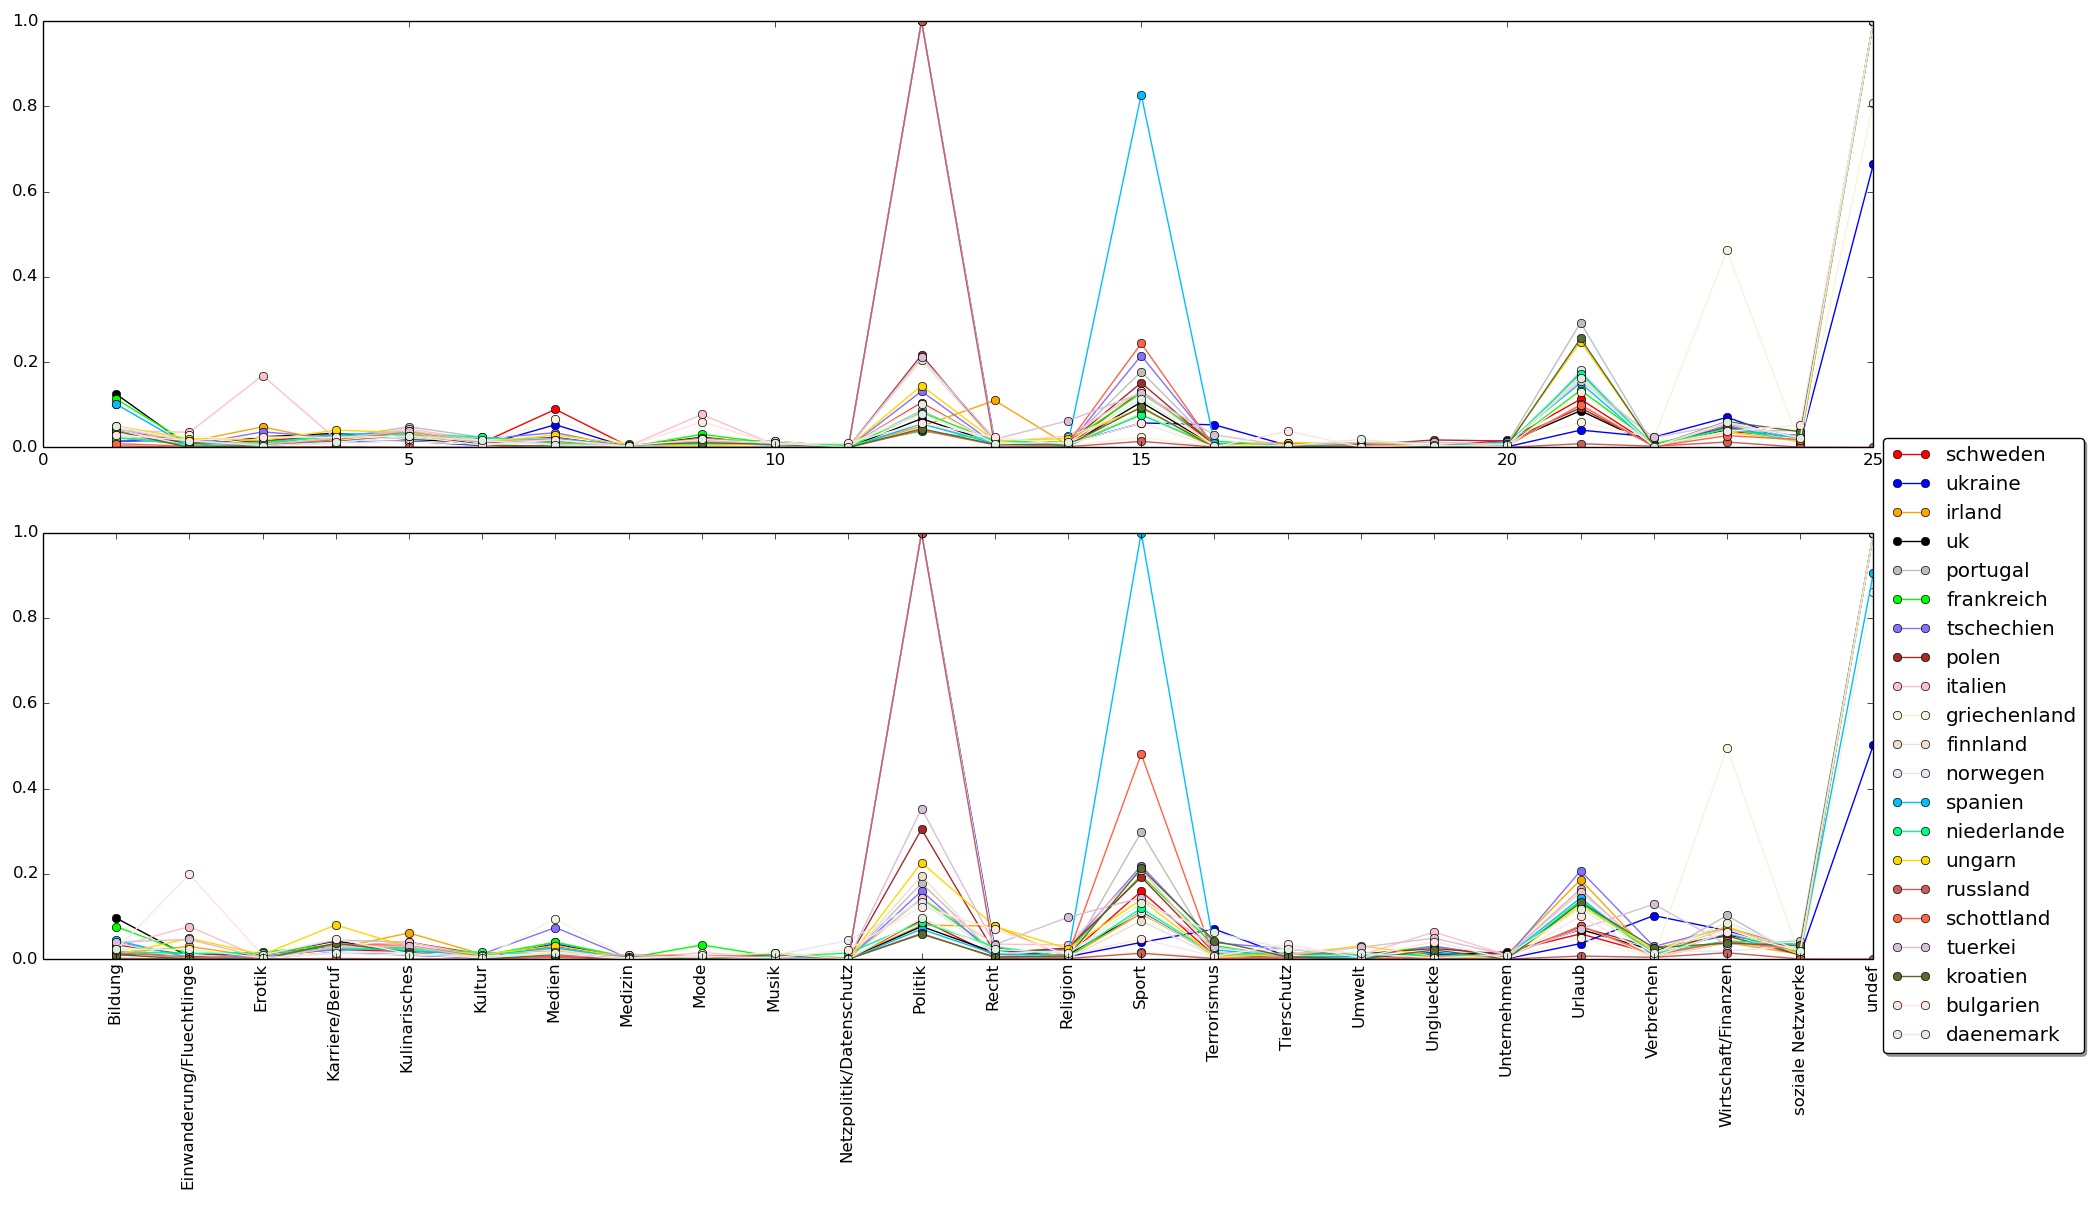

Python code for this plot:
# -*- coding: utf-8 -*-
"""
Created on Tue Apr 28 09:53:01 2015

@author: Niklas Bendixen
"""
#import pylab as P
#import numpy as np
import matplotlib.pyplot as plt
#from matplotlib import figure
#import pylab
from scipy.stats import uniform
#from sklearn import preprocessing
#import sys

readfile = open("../SentimentAnalysis/sentiment_analysed_tweets.txt", "r")
ranking_file_all = open("data_ranking_all.txt", "w")
ranking_file_pos = open("data_ranking_pos.txt", "w")
ranking_file_neg = open("data_ranking_neg.txt", "w")

### Arrays
countries = []
topics = []

for line in readfile:
    line = line.strip().replace("\xfc", "ue").replace("\xe4", "ae").split('\t')
    if line[2] not in countries:
        countries.append(line[2])
    if line[1] not in topics:
        topics.append(line[1])

#print countries
#print topics

### Dictionaries
dict_all = {}
dict_pos = {}
dict_neg = {}

for i in countries:
    dict_all[i] = [0]*len(topics)
    dict_pos[i] = [0]*len(topics)
    dict_neg[i] = [0]*len(topics)

readfile = open("../SentimentAnalysis/sentiment_analysed_tweets.txt", "r")

for line in readfile:
    line = line.strip().replace('-','5').replace('+','10')\
        .replace("\xfc", "ue").replace("\xe4", "ae").split('\t')
    if int(line[0]) == 10 and int(line[0]) != 0:
        vector = dict_pos[line[2]]
        vector[topics.index(line[1])] += 1
        dict_pos[line[2]] = vector
    elif int(line[0]) == 5 and int(line[0]) != 0:
        vector = dict_neg[line[2]]
        vector[topics.index(line[1])] += 1
        dict_neg[line[2]] = vector
    if int(line[0]) == 5 or int(line[0]) == 10:
        vector = dict_all[line[2]]
        vector[topics.index(line[1])] += 1
        dict_all[line[2]] = vector

#print dict_pos
#print dict_neg
#print dict_all

### Tables
ranking_file_all.write('{0}\t{1}\n'.format('Countries','\t'.join(\
[str(j) for j in topics])))
for i in dict_all.keys():
    ranking_file_all.write('{0}\t{1}\n'.format(i,'\t'.join(\
    [str(j) for j in dict_all[i]])))
    
ranking_file_pos.write('{0}\t{1}\n'.format('Countries','\t'.join(\
[str(j) for j in topics])))
for i in dict_pos.keys():
    ranking_file_pos.write('{0}\t{1}\n'.format(i,'\t'.join(\
    [str(j) for j in dict_pos[i]])))


ranking_file_neg.write('{0}\t{1}\n'.format('Countries','\t'.join(\
[str(j) for j in topics])))
for i in dict_neg.keys():
    ranking_file_neg.write('{0}\t{1}\n'.format(i,'\t'.join(\
    [str(j) for j in dict_neg[i]])))

### Plotting        
x = range(1,len(topics)+1)

color = ['#FF0000','#0000FF','#FFA500','#000000','#BEBEBE','#00FF00','#8470FF',
'#A52A2A', '#FFC0CB', '#F5F5DC', '#EEDFCC', '#E6E6FA', '#00BFFF', '#00FF7F',
'#FFD700', '#CD5C5C', '#FF6347', '#D8BFD8', '#556B2F', '#FFE4E1', '#E0EEE0',
'#2F4F4F', '#CAFF70', '#DA70D6']

index = 0
fig = plt.figure()
ax1 = fig.add_subplot(211)

plt.title('Anzahl Tweets aller Laender (normalisiert)', fontsize=20)

for i in dict_pos.keys():
    ax1.plot(x, uniform.cdf(list(dict_pos[i]), loc = 0, scale = \
    max(list(dict_pos[i]))), color[index], linestyle = '-', marker = 'o',\
             markersize = 6.0)
    index += 1
    ax1.annotate('Positive Tweets', xy=(1, 0.8),  xycoords='data',
                xytext=(1, 1), textcoords='offset points',
                )
#plt.legend(['Positive Opinion'])
ax2 = fig.add_subplot(212)
index = 0

for i in dict_neg.keys():
    ax2.plot(x, uniform.cdf(list(dict_neg[i]), loc = 0, scale = \
    max(list(dict_neg[i]))), color[index], linestyle = '-', marker = 'o',\
             markersize = 6.0)
    index += 1
    ax2.annotate('Negative Tweets', xy=(1, 0.8),  xycoords='data',
                xytext=(1, 1), textcoords='offset points',
                )
my_xticks = topics
plt.xticks(x, my_xticks, rotation = 90)
#ax2.legend(['Negative Opinion'])
ax1.legend(dict_pos.keys(), loc = 'center left', bbox_to_anchor = (1.0, 0.0),\
fancybox = True, shadow = True)




#plt.ylabel('Test')



#N = 21
#
#ind = np.arange(N)  # the x locations for the groups
#width = 0.35       # the width of the bars
#
#
#fig, ax = plt.subplots()
#
#
#
#for i in dict_pos.keys():
#    ax1.bar(ind, uniform.cdf(list(dict_pos[i])), color[index])
#    index += 1
#plt.legend(['Positive Opinion'])
#ax2 = fig.add_subplot(212)
#index = 0
#
#for i in dict_neg.keys():
#    ax2.bar(ind, uniform.cdf(list(dict_neg[i])), color[index])
#    index += 1
#my_xticks = topics
#plt.xticks(x, my_xticks, rotation = 90)
#ax2.legend(['Negative Opinion'])
#ax1.legend(dict_pos.keys(), loc = 'center left', bbox_to_anchor = (1.0, -0.7),\
#fancybox = True, shadow = True)


plt.tight_layout
plt.show()
#plt.savefig('visual.png')

### Histogram
#file_hist = open("data_ranking_all.txt", "r")
#
#
#hist = []
#
#for line in file_hist:
#    if line[0] not in countries:
#        countries.append(line[2])
#    if line[1] not in topics:
#        topics.append(line[1])
#
#
#dict_hist = {}
#
#for i in countries:
#    dict_hist[i] = [0]*len(topics)
#
#
#
#for line in file_hist:
#    line = line.strip().replace('-','5').replace('+','10')\
#        .replace("\xfc", "ue").replace("\xe4", "ae").split('\t')
#
##first create a single histogram
#
#mu, sigma = 200, 25
#x = mu + sigma*P.randn(10000)
#
##the histogram of the data with histtype='step'
#n, bins, patches = P.hist(x, 50, normed=1, histtype='stepfilled')
#P.setp(patches, 'facecolor', 'g', 'alpha', 0.75)
#
##add a line showing the expected distribution
#y = P.normpdf( bins, mu, sigma)
#l = P.plot(bins, y, 'k--', linewidth=1.5)
#
#P.figure()
#
##create a new data-set
#x = mu + sigma*P.randn(1000,3)
#
#n, bins, patches = P.hist(x, 10, normed=1, histtype='bar',
#                            color=['crimson', 'burlywood', 'chartreuse'],
#                            label=['Crimson', 'Burlywood', 'Chartreuse'])
#P.legend()









readfile.close()
ranking_file_all.close()
ranking_file_pos.close()
ranking_file_neg.close()
#file_hist.close()